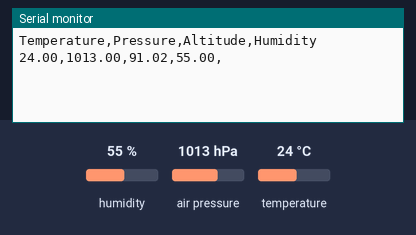
Bench run of a sketch on a simulated Arduino Mega 2560, built with avr-gcc and run on an emulated ATmega2560. On the bench: the last lines printed to the serial monitor. Inputs (shaded band) come from the test bench; at power-on: humidity 55 %, air pressure 1013 hPa, temperature 24 °C.

Above: at 1.2 s.
1.3 s: humidity set to 22 %
At 2.6 s:
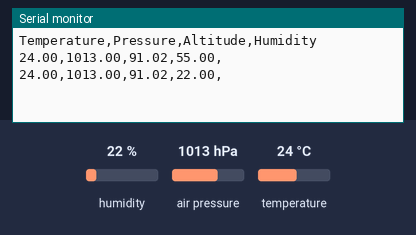
2.8 s: air pressure set to 952 hPa
At 3.9 s:
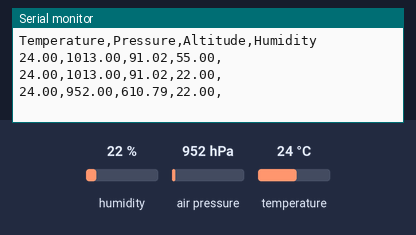
4.3 s: temperature set to 12 °C
At 5.9 s:
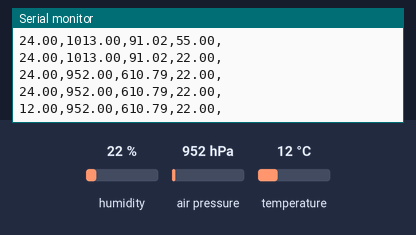

The sketch:

readbme280_arranserialexercise_logger_with_consol.ino
```cpp
#include <SPI.h>
#include <Adafruit_Sensor.h>
#include <Adafruit_BME280.h>

#define BME_SCK 13
#define BME_MISO 12
#define BME_MOSI 11
#define BME_CS 10
String pressurenow;

#define SEALEVELPRESSURE_HPA (1024)
Adafruit_BME280 bme; // I2C
int incomingByte = 0;
unsigned long delayTime;

void setup() {
    Serial.begin(9600);


    Serial1.println(F("BME280 test"));
    Serial1.begin(9600);

    while(Serial1.available()) {
    pressurenow= Serial1.readString();// read the incoming data as string
    Serial1.println(pressurenow);

}

  // send data only when you receive data:
        if (Serial1.available() > 0) {
                // read the incoming byte:
                incomingByte = Serial.read();

                // say what you got:
                Serial1.print("I received: ");
                Serial1.println(incomingByte, DEC);
        }

    bool status;

    // default settings
    status = bme.begin();
    if (!status) {
        Serial1.println("Could not find a valid BME280 sensor, check wiring!");
        while (1);
    }

    Serial1.println("Temperature,Pressure,Altitude,Humidity");
    delayTime = 1000;

    Serial.println("Temperature,Pressure,Altitude,Humidity");


}


void loop() {
  delay(delayTime);
    printValues();

}


void printValues() {
 Serial.print(bme.readTemperature());
    Serial.print(",");

    Serial.print(bme.readPressure() / 100.0F);
    Serial.print(",");


    Serial.print(bme.readAltitude(SEALEVELPRESSURE_HPA));
    Serial.print(",");


    Serial.print(bme.readHumidity());
    Serial.print(",");

    Serial1.println();

    Serial1.print(bme.readTemperature());
    Serial1.print(",");

    Serial1.print(bme.readPressure() / 100.0F);
    Serial1.print(",");


    Serial1.print(bme.readAltitude(SEALEVELPRESSURE_HPA));
    Serial1.print(",");


    Serial1.print(bme.readHumidity());
    Serial1.print(",");

    Serial1.println();
    Serial.println();
}
```

Measured:
- after the input at 1.3 s, the serial monitor: prints a new line after 0.72 s (image 1)
- after the input at 2.8 s, the serial monitor: prints a new line after 0.23 s (image 2)
- after the input at 4.3 s, the serial monitor: prints a new line after 0.76 s (image 3)
